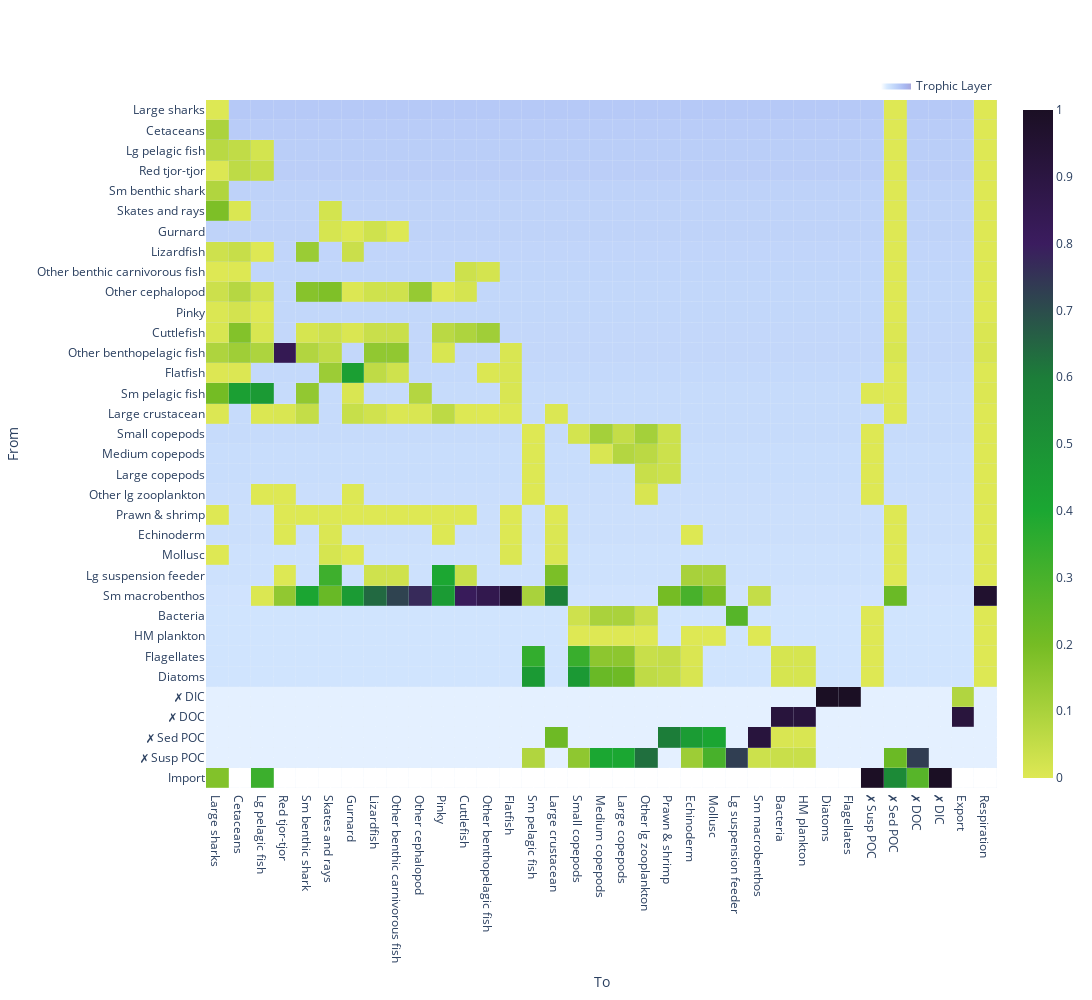

Here is the notebook cell this chart was saved with:
### Markdown cell above
The same heatmap, but with 'diet' normalization:

### Code cell
fw.draw_heatmap(foodweb, normalization='diet', show_trophic_layer=True, boundary=True, height=1000)

### Figure 1 — Plotly figure (JSON) as saved in the notebook; plotly's stock layout.template omitted (floating-point values rounded to 4 significant figures; data arrays with more than 128 entries replaced by an {"elided": "..."} marker saying what was removed)
{"data": [{"colorscale": [[0, "rgb(255, 255, 255)"], [0.2, "rgb(214, 233, 255)"], [0.4, "rgb(197, 218, 251)"], [0.6, "rgb(182, 201, 247)"], [0.8, "rgb( 168, 183, 240 )"], [1, "rgb(  167, 167, 221 )"]], "hoverinfo": "skip", "name": "Trophic Layer", "showlegend": true, "showscale": false, "type": "heatmap", "x": {"elided": "1190 str values"}, "xgap": 0.2, "y": {"elided": "1190 str values"}, "ygap": 0.2, "z": {"elided": "1190 float values"}, "zmax": 7.499, "zmin": 0}, {"colorscale": [[0, "rgb(222, 232, 84)"], [0.2, "rgb( 117, 188, 36)"], [0.4, "rgb( 27, 167, 50 )"], [0.6, "rgb( 28, 125, 57 )"], [0.8, "rgb(59, 28, 95)"], [1, "rgb(27, 15, 36 )"]], "hoverongaps": false, "hovertemplate": "%{y} --> %{x}: %{z:.3f}<extra></extra>", "showlegend": false, "showscale": true, "type": "heatmap", "x": {"elided": "278 str values"}, "xgap": 0.2, "y": {"elided": "278 str values"}, "ygap": 0.2, "z": {"elided": "278 float values"}, "zmax": 1, "zmin": 2.504e-06}], "layout": {"autosize": true, "height": 1000, "legend": {"orientation": "h", "x": 1, "xanchor": "right", "y": 1, "yanchor": "bottom"}, "width": 1200, "xaxis": {"autorange": true, "categoryarray": ["Large sharks", "Cetaceans", "Lg pelagic fish", "Red tjor-tjor", "Sm benthic shark", "Skates and rays", "Gurnard", "Lizardfish", "Other benthic carnivorous fish", "Other cephalopod", "Pinky", "Cuttlefish", "Other benthopelagic fish", "Flatfish", "Sm pelagic fish", "Large crustacean", "Small copepods", "Medium copepods", "Large copepods", "Other lg zooplankton", "Prawn & shrimp", "Echinoderm", "Mollusc", "Lg suspension feeder", "Sm macrobenthos", "Bacteria", "HM plankton", "Diatoms", "Flagellates", "✗ Susp POC", "✗ Sed POC", "✗ DOC", "✗ DIC", "Export", "Respiration"], "range": [-0.5, 34.5], "showspikes": true, "spikethickness": 0.5, "title": {"text": "To"}, "type": "category"}, "yaxis": {"autorange": true, "categoryarray": ["Import", "✗ Susp POC", "✗ Sed POC", "✗ DOC", "✗ DIC", "Diatoms", "Flagellates", "HM plankton", "Bacteria", "Sm macrobenthos", "Lg suspension feeder", "Mollusc", "Echinoderm", "Prawn & shrimp", "Other lg zooplankton", "Large copepods", "Medium copepods", "Small copepods", "Large crustacean", "Sm pelagic fish", "Flatfish", "Other benthopelagic fish", "Cuttlefish", "Pinky", "Other cephalopod", "Other benthic carnivorous fish", "Lizardfish", "Gurnard", "Skates and rays", "Sm benthic shark", "Red tjor-tjor", "Lg pelagic fish", "Cetaceans", "Large sharks"], "range": [-0.5, 33.5], "showspikes": true, "spikemode": "across", "spikesnap": "cursor", "spikethickness": 0.5, "title": {"text": "From"}, "type": "category"}}}
